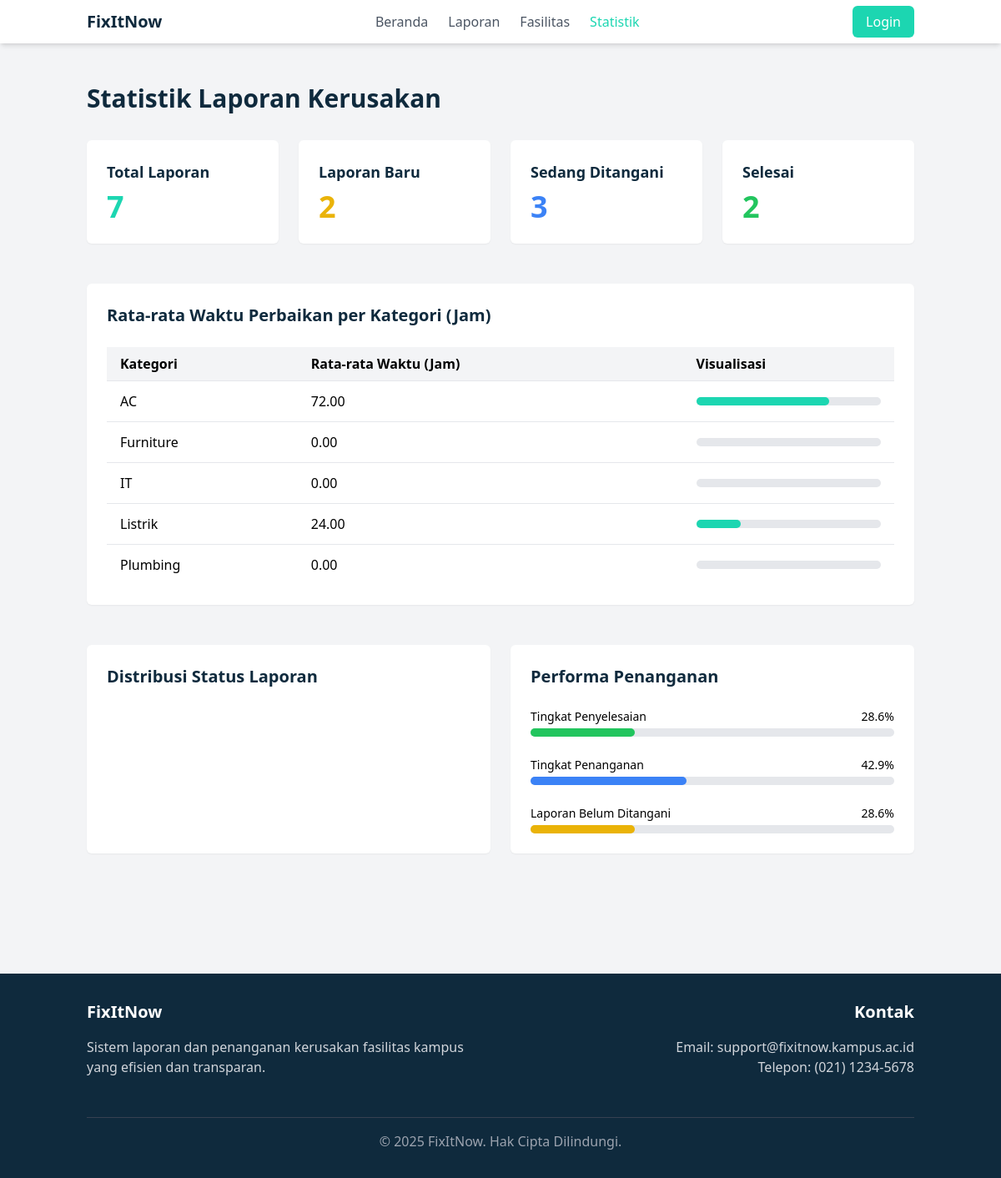
The app's page /statistik.php with its own data.
### tables this page shows
CREATE TABLE `kategori_fasilitas` (
  `id_kategori` int NOT NULL AUTO_INCREMENT,
  `nama_kategori` varchar(50) NOT NULL,
  `deskripsi` text,
  PRIMARY KEY (`id_kategori`)
);

### models/Laporan.php (called while the page is built, shortened)
<?php
class Laporan {
    protected $pdo;
    public function __construct(PDO $db_connection) {
        $this->pdo = $db_connection;
    }
    public function getTotalReports() {
        try {
            $stmt = $this->pdo->prepare("SELECT COUNT(*) as total FROM laporan");
            $stmt->execute();
            return $stmt->fetchColumn();
        } catch (PDOException $e) {
            throw new Exception("Error counting reports: " . $e->getMessage());
        }
    }
    public function getReportsByStatus($status) {
        try {
            $query = "SELECT l.*, f.nama_fasilitas, u.nama as nama_pelapor
                      FROM laporan l
                      JOIN fasilitas f ON l.id_fasilitas = f.id_fasilitas
                      JOIN users u ON l.id_pelapor = u.id_user
                      WHERE l.status = ?";
            $stmt = $this->pdo->prepare($query);
            $stmt->execute([$status]);
            return $stmt->fetchAll(PDO::FETCH_ASSOC);
        } catch (PDOException $e) {
            throw new Exception("Error fetching reports by status: " . $e->getMessage());
        }
    }
    public function getRataRataPerbaikan($id_kategori) {
    $query = "SELECT AVG(TIMESTAMPDIFF(HOUR, l.tanggal_lapor, l.tanggal_selesai)) AS rata_rata_jam
              FROM laporan l
              JOIN fasilitas f ON l.id_fasilitas = f.id_fasilitas
              WHERE l.status = 'Selesai'
              AND f.id_kategori = :id_kategori
              AND l.tanggal_selesai IS NOT NULL";
    $stmt = $this->pdo->prepare($query);
    $stmt->bindParam(':id_kategori', $id_kategori);
    $stmt->execute();
    $row = $stmt->fetch(PDO::FETCH_ASSOC);
    return $row && $row['rata_rata_jam'] !== null ? floatval($row['rata_rata_jam']) : 0;
    }
}
?>

### models/Fasilitas.php (called while the page is built, shortened)
<?php
class Fasilitas {
    private $conn;
    public function __construct($db) {
        $this->conn = $db;
    }
    public function getAllCategories() {
        $query = "SELECT * FROM kategori_fasilitas ORDER BY nama_kategori ASC";
        $stmt = $this->conn->prepare($query);
        $stmt->execute();
        return $stmt->fetchAll(PDO::FETCH_ASSOC);
    }
}
?>

### statistik.php (the view, shortened to what this page needs)
<?php
require_once 'models/Laporan.php';
require_once 'models/Fasilitas.php';
$db = new Database();
$conn = $db->getConnection();
$laporanModel = new Laporan($conn);
$fasilitasModel = new Fasilitas($conn);
$totalReports = $laporanModel->getTotalReports();
$newReports = count($laporanModel->getReportsByStatus('Baru'));
$inProgressReports = count($laporanModel->getReportsByStatus('Ditangani'));
$completedReports = count($laporanModel->getReportsByStatus('Selesai'));
$categories = $fasilitasModel->getAllCategories();
$avgRepairTimes = [];
foreach ($categories as $category) {
    $avgRepairTimes[$category['id_kategori']] = $laporanModel->getRataRataPerbaikan($category['id_kategori']);
}
?>
<!DOCTYPE html>
<html lang="id">
<head>
    <script src="https://cdn.tailwindcss.com"></script>
</head>
<body class="bg-gray-100">
    <nav class="bg-white shadow-md">
        <div class="container mx-auto px-4 py-3 flex justify-between items-center">
            <div class="flex items-center">
                <a href="index.php" class="text-primary font-bold text-xl">FixItNow</a>
            </div>
            <div class="hidden md:flex space-x-6">
                <a href="index.php" class="text-gray-600 hover:text-secondary">Beranda</a>
                <a href="laporan.php" class="text-gray-600 hover:text-secondary">Laporan</a>
                <a href="fasilitas.php" class="text-gray-600 hover:text-secondary">Fasilitas</a>
                <a href="statistik.php" class="text-secondary font-medium">Statistik</a>
            </div>
            <div>
                <?php if(isset($_SESSION['user_id'])): ?>
                    <div class="flex items-center space-x-4">
                        <span class="text-gray-600"><?= $_SESSION['user_name'] ?></span>
                        <a href="logout.php" class="bg-primary text-white px-4 py-2 rounded-md hover:bg-primary-light">Logout</a>
                    </div>
                <?php else: ?>
                    <a href="login.php" class="bg-secondary text-white px-4 py-2 rounded-md hover:bg-secondary-light">Login</a>
                <?php endif; ?>
            </div>
        </div>
    </nav>
    <div class="container mx-auto px-4 py-12">
        <h1 class="text-3xl font-bold text-primary mb-8">Statistik Laporan Kerusakan</h1>
        <div class="grid grid-cols-1 md:grid-cols-4 gap-6 mb-12">
            <div class="bg-white p-6 rounded-md shadow-sm">
                <h2 class="text-lg font-bold text-primary mb-2">Total Laporan</h2>
                <p class="text-4xl font-bold text-secondary"><?= $totalReports ?></p>
            </div>
            <div class="bg-white p-6 rounded-md shadow-sm">
                <h2 class="text-lg font-bold text-primary mb-2">Laporan Baru</h2>
                <p class="text-4xl font-bold text-yellow-500"><?= $newReports ?></p>
            </div>
            <div class="bg-white p-6 rounded-md shadow-sm">
                <h2 class="text-lg font-bold text-primary mb-2">Sedang Ditangani</h2>
                <p class="text-4xl font-bold text-blue-500"><?= $inProgressReports ?></p>
            </div>
            <div class="bg-white p-6 rounded-md shadow-sm">
                <h2 class="text-lg font-bold text-primary mb-2">Selesai</h2>
                <p class="text-4xl font-bold text-green-500"><?= $completedReports ?></p>
            </div>
        </div>
        <div class="bg-white p-6 rounded-md shadow-sm mb-12">
            <h2 class="text-xl font-bold text-primary mb-6">Rata-rata Waktu Perbaikan per Kategori (Jam)</h2>
            <div class="overflow-x-auto">
                <table class="w-full">
                    <thead>
                        <tr class="bg-gray-100">
                            <th class="px-4 py-2 text-left">Kategori</th>
                            <th class="px-4 py-2 text-left">Rata-rata Waktu (Jam)</th>
                            <th class="px-4 py-2 text-left">Visualisasi</th>
                        </tr>
                    </thead>
                    <tbody>
                        <?php foreach ($categories as $category): ?>
                            <tr class="border-t">
                                <td class="px-4 py-3"><?= $category['nama_kategori'] ?></td>
                                <td class="px-4 py-3"><?= number_format($avgRepairTimes[$category['id_kategori']], 2) ?></td>
                                <td class="px-4 py-3">
                                    <div class="w-full bg-gray-200 rounded-full h-2.5">
                                        <?php
                                        $percentage = min(100, ($avgRepairTimes[$category['id_kategori']] / 100) * 100);
                                        ?>
                                        <div class="bg-secondary h-2.5 rounded-full" style="width: <?= $percentage ?>%"></div>
                                    </div>
                                </td>
                            </tr>
                        <?php endforeach; ?>
                    </tbody>
                </table>
            </div>
        </div>
        <div class="grid grid-cols-1 md:grid-cols-2 gap-6 mb-12">
            <div class="bg-white p-6 rounded-md shadow-sm">
                <h2 class="text-xl font-bold text-primary mb-6">Distribusi Status Laporan</h2>
            </div>
            <div class="bg-white p-6 rounded-md shadow-sm">
                <h2 class="text-xl font-bold text-primary mb-6">Performa Penanganan</h2>
                <div class="space-y-6">
                    <?php $total = $totalReports > 0 ? $totalReports : 1;  ?>
                    <div>
                        <div class="flex justify-between mb-1">
                            <span class="text-sm font-medium">Tingkat Penyelesaian</span>
                            <span class="text-sm font-medium"><?= number_format(($completedReports / $total) * 100, 1) ?>%</span>
                        </div>
                        <div class="w-full bg-gray-200 rounded-full h-2.5">
                            <div class="bg-green-500 h-2.5 rounded-full" style="width: <?= ($completedReports / $total) * 100 ?>%"></div>
                        </div>
                    </div>
                    <div>
                        <div class="flex justify-between mb-1">
                            <span class="text-sm font-medium">Tingkat Penanganan</span>
                            <span class="text-sm font-medium"><?= number_format(($inProgressReports / $total) * 100, 1) ?>%</span>
                        </div>
                        <div class="w-full bg-gray-200 rounded-full h-2.5">
                            <div class="bg-blue-500 h-2.5 rounded-full" style="width: <?= ($inProgressReports / $total) * 100 ?>%"></div>
                        </div>
                    </div>
                    <div>
                        <div class="flex justify-between mb-1">
                            <span class="text-sm font-medium">Laporan Belum Ditangani</span>
                            <span class="text-sm font-medium"><?= number_format(($newReports / $total) * 100, 1) ?>%</span>
                        </div>
                        <div class="w-full bg-gray-200 rounded-full h-2.5">
                            <div class="bg-yellow-500 h-2.5 rounded-full" style="width: <?= ($newReports / $total) * 100 ?>%"></div>
                        </div>
                    </div>
                </div>
            </div>
        </div>
    </div>
    <footer class="bg-primary text-white py-8 mt-12">
        <div class="container mx-auto px-4">
            <div class="grid grid-cols-1 md:grid-cols-2 gap-8">
                <div>
                    <h3 class="text-xl font-bold mb-4">FixItNow</h3>
                    <p class="text-gray-300 mb-4">Sistem laporan dan penanganan kerusakan fasilitas kampus yang efisien dan transparan.</p>
                </div>
                <div class="md:text-right">
                    <h3 class="text-xl font-bold mb-4">Kontak</h3>
                    <p class="text-gray-300">Email: support@fixitnow.kampus.ac.id</p>
                    <p class="text-gray-300">Telepon: (021) 1234-5678</p>
                </div>
            </div>
            <div class="border-t border-gray-700 mt-8 pt-4 text-center text-gray-400">
                <p>&copy; <?= date('Y') ?> FixItNow. Hak Cipta Dilindungi.</p>
            </div>
        </div>
    </footer>
</body>
</html>

### records on screen
kategori_fasilitas: nama_kategori "AC", id_kategori "72.00"
kategori_fasilitas: nama_kategori "Furniture", id_kategori "0.00"
kategori_fasilitas: nama_kategori "IT", id_kategori "0.00"
kategori_fasilitas: nama_kategori "Listrik", id_kategori "24.00"
kategori_fasilitas: nama_kategori "Plumbing", id_kategori "0.00"

### other values on screen
$totalReports "7"
$newReports "2"
$inProgressReports "3"
$completedReports "2"
